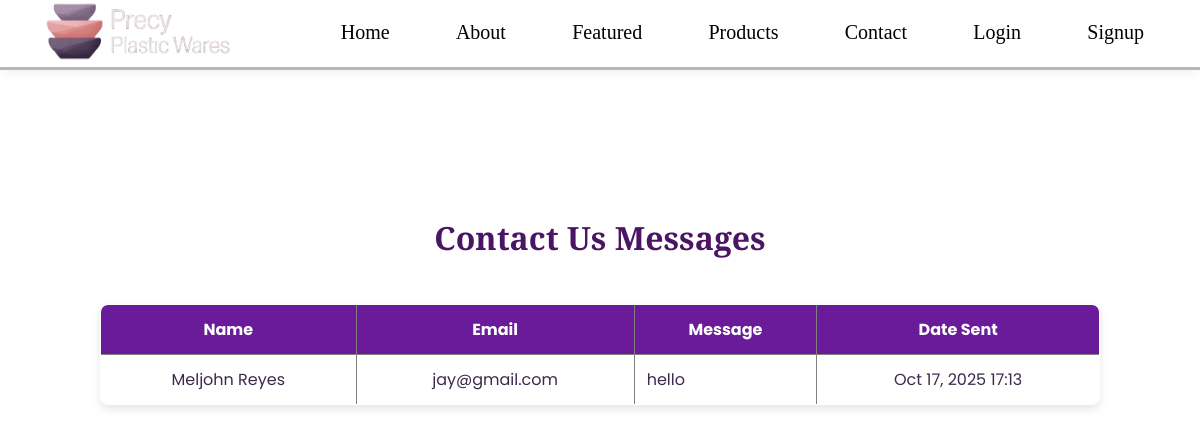
Page /customer-messages/ on the earlier database version.
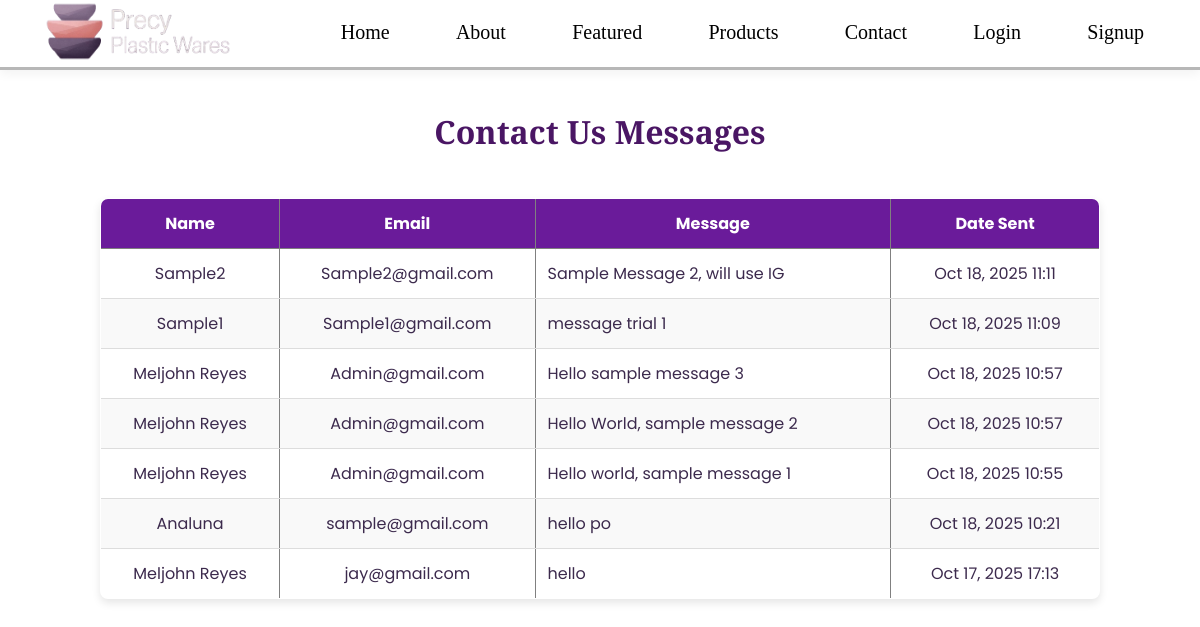
Same page on the later database version.
### main/models.py (models this page shows, shortened)
class ContactMessage (models.Model):
    name = models.CharField(max_length=100)
    email = models.EmailField()
    message = models.TextField()
    date_sent = models.DateTimeField(auto_now_add=True)

### main/views.py (the view)
# urls.py: path('customer-messages/', views.customer_messages_page, name='customer-messages-page'),
def customer_messages_page(request):
    messages = ContactMessage.objects.all().order_by('-date_sent')
    return render(request, 'customer_message.html', {
        "messages": messages,
        "hide_footer": True
        })

### main/templates/customer_message.html (shortened to what this page needs)
{% extends 'basestructure.html' %}
{% load static %}
{% block content %}
<div style="display: flex; justify-content: center; align-items: center; flex-direction: column; padding: 40px 20px; min-height: 60vh;">
  <h1 style="text-align: center; margin-bottom: 30px;">Contact Us Messages</h1>
  <table border="1" cellpadding="8" style="width: 90%; max-width: 1000px; text-align: center; border-collapse: collapse; box-shadow: 0 4px 8px rgba(0,0,0,0.1); border-radius: 8px; overflow: hidden;">
    <thead style="background-color: #6a1b9a; color: white;">
      <tr>
        <th style="padding: 12px;">Name</th>
        <th style="padding: 12px;">Email</th>
        <th style="padding: 12px;">Message</th>
        <th style="padding: 12px;">Date Sent</th>
      </tr>
    </thead>
    <tbody>
      {% for msg in messages %}
      <tr style="border-bottom: 1px solid #ddd; background-color: {% cycle '#ffffff' '#f9f9f9' %};">
        <td style="padding: 12px;">{{ msg.name }}</td>
        <td style="padding: 12px;">{{ msg.email }}</td>
        <td style="padding: 12px; text-align: left; max-width: 300px; word-wrap: break-word;">{{ msg.message }}</td>
        <td style="padding: 12px;">{{ msg.date_sent|date:"M d, Y H:i" }}</td>
      </tr>
      {% empty %}
      <tr>
        <td colspan="4" style="padding: 20px; color: #999;">No messages yet.</td>
      </tr>
      {% endfor %}
    </tbody>
  </table>
</div>
{% endblock %}

Differences in the rows shown:
added ContactMessage: name "Sample2", email "Sample2@gmail.com", message "Sample Message 2, will use IG", date_sent "Oct 18, 2025 11:11"
added ContactMessage: name "Sample1", email "Sample1@gmail.com", message "message trial 1", date_sent "Oct 18, 2025 11:09"
added ContactMessage: name "Meljohn Reyes", email "Admin@gmail.com", message "Hello sample message 3", date_sent "Oct 18, 2025 10:57"
added ContactMessage: name "Meljohn Reyes", email "Admin@gmail.com", message "Hello World, sample message 2", date_sent "Oct 18, 2025 10:57"
added ContactMessage: name "Meljohn Reyes", email "Admin@gmail.com", message "Hello world, sample message 1", date_sent "Oct 18, 2025 10:55"
added ContactMessage: name "Analuna", email "sample@gmail.com", message "hello po", date_sent "Oct 18, 2025 10:21"
